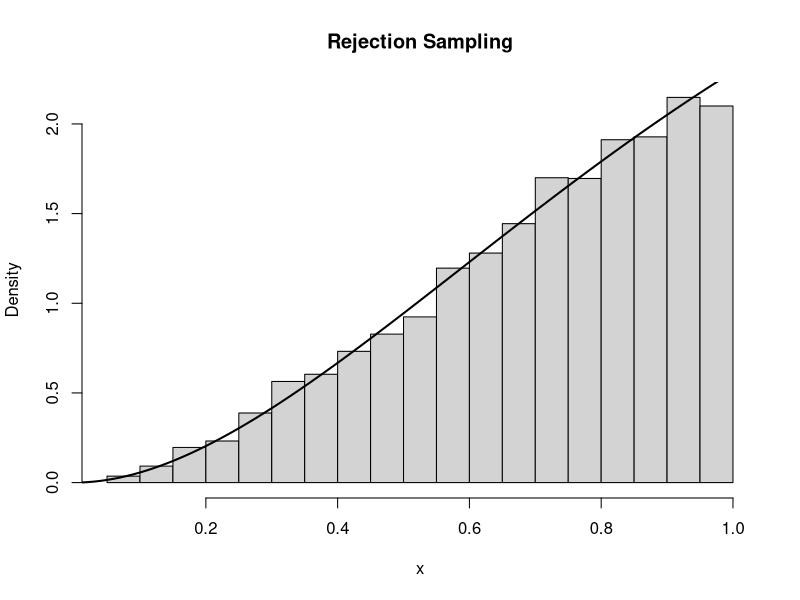
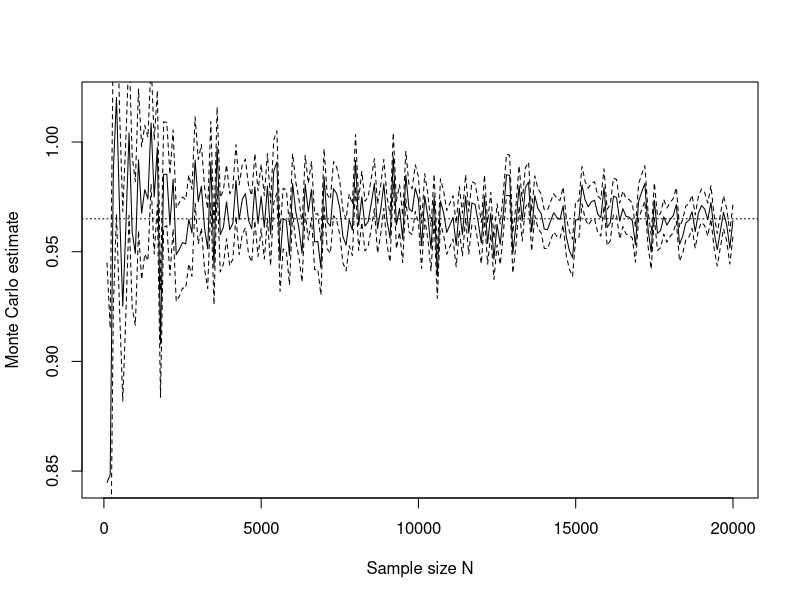

The R source for these figures, in order:
#Q1,a
C <- 1 / (2 - 5/exp(1))

f <- function(x) {
  C * x^2 * exp(-x)
}
K <- f(1)

rejection_sample <- function(n) {
  samples <- numeric(0)
  
  while (length(samples) < n) {
    
    x <- runif(1, 0, 1)
    u <- runif(1)
    
    if (u <= f(x) / K) {
      samples <- c(samples, x)
    }
  }
  
  return(samples)
}

samples <- rejection_sample(5000)

hist(samples,
     probability = TRUE,
     breaks = 30,
     main = "Rejection Sampling",
     xlab = "x")

curve(f(x), 0, 1, add = TRUE, lwd = 2)

#Q2 a
N <- 100000

x <- runif(N, 0, 1)

I_hat <- mean(exp(exp(x)))

I_hat

#b
N <- 100000

x <- rnorm(N, mean = 0, sd = 1)

I_hat <- mean(sqrt(2*pi) * exp(-x^2 / 2))

I_hat
#c
N <- 100000

x <- runif(N, 0, 1)
y <- runif(N, 0, 1)

I_hat <- mean(exp((x + y)^2))

I_hat
#d
N <- 100000
x <- rexp(N, 1)
y <- rexp(N, 1)

mean(y <= x)

#Q3
# Define h(x)
h <- function(x) {
  (cos(50*x) + sin(20*x))^2
}

# Sample sizes
N_values <- seq(100, 20000, by = 100)

# Create empty vectors
estimates <- numeric(length(N_values))
sd_estimates <- numeric(length(N_values))

# Repeat for each N
for (i in 1:length(N_values)) {
  
  N <- N_values[i]
  
  # Generate N Uniform(0,1) samples
  x <- runif(N, 0, 1)
  
  # Calculate h(x)
  hx <- h(x)
  
  # Monte Carlo estimate
  estimates[i] <- mean(hx)
  
  # Estimated standard deviation of the MC estimator
  sd_estimates[i] <- sd(hx) / sqrt(N)
}


plot(N_values, estimates,
     type = "l",
     xlab = "Sample size N",
     ylab = "Monte Carlo estimate")

lines(N_values,
      estimates + sd_estimates,
      lty = 2)

lines(N_values,
      estimates - sd_estimates,
      lty = 2)

abline(h = 0.965, lty = 3)

#4b
# Posterior 1
f1 <- function(theta) {
  dbeta(theta, 26, 76)
}

mode1 <- (26 - 1) / (26 + 76 - 2)

K1 <- f1(mode1)

rejection1 <- function(n) {
  
  samples <- numeric(0)
  attempts <- 0
  
  while (length(samples) < n) {
    
    # sample theta from g(theta) = Uniform(0,1)
    theta <- runif(1, 0, 1)
    
    # sample U
    u <- runif(1)
    
    attempts <- attempts + 1
    
    # g(theta) = 1
    if (u <= f1(theta) / K1) {
      samples <- c(samples, theta)
    }
  }
  
  acceptance_rate <- n / attempts
  
  return(list(samples = samples,
              acceptance_rate = acceptance_rate))
}


f2 <- function(theta) {
  dbeta(theta, 27.24, 75.96)
}

mode2 <- (27.24 - 1) / (27.24 + 75.96 - 2)

K2 <- f2(mode2)

rejection2 <- function(n) {
  
  samples <- numeric(0)
  attempts <- 0
  
  while (length(samples) < n) {
    
    theta <- runif(1, 0, 1)
    u <- runif(1)
    
    attempts <- attempts + 1
    
    if (u <= f2(theta) / K2) {
      samples <- c(samples, theta)
    }
  }
  
  acceptance_rate <- n / attempts
  
  return(list(samples = samples,
              acceptance_rate = acceptance_rate))
}


result1 <- rejection1(5000)
result2 <- rejection2(5000)

result1$acceptance_rate
result2$acceptance_rate
